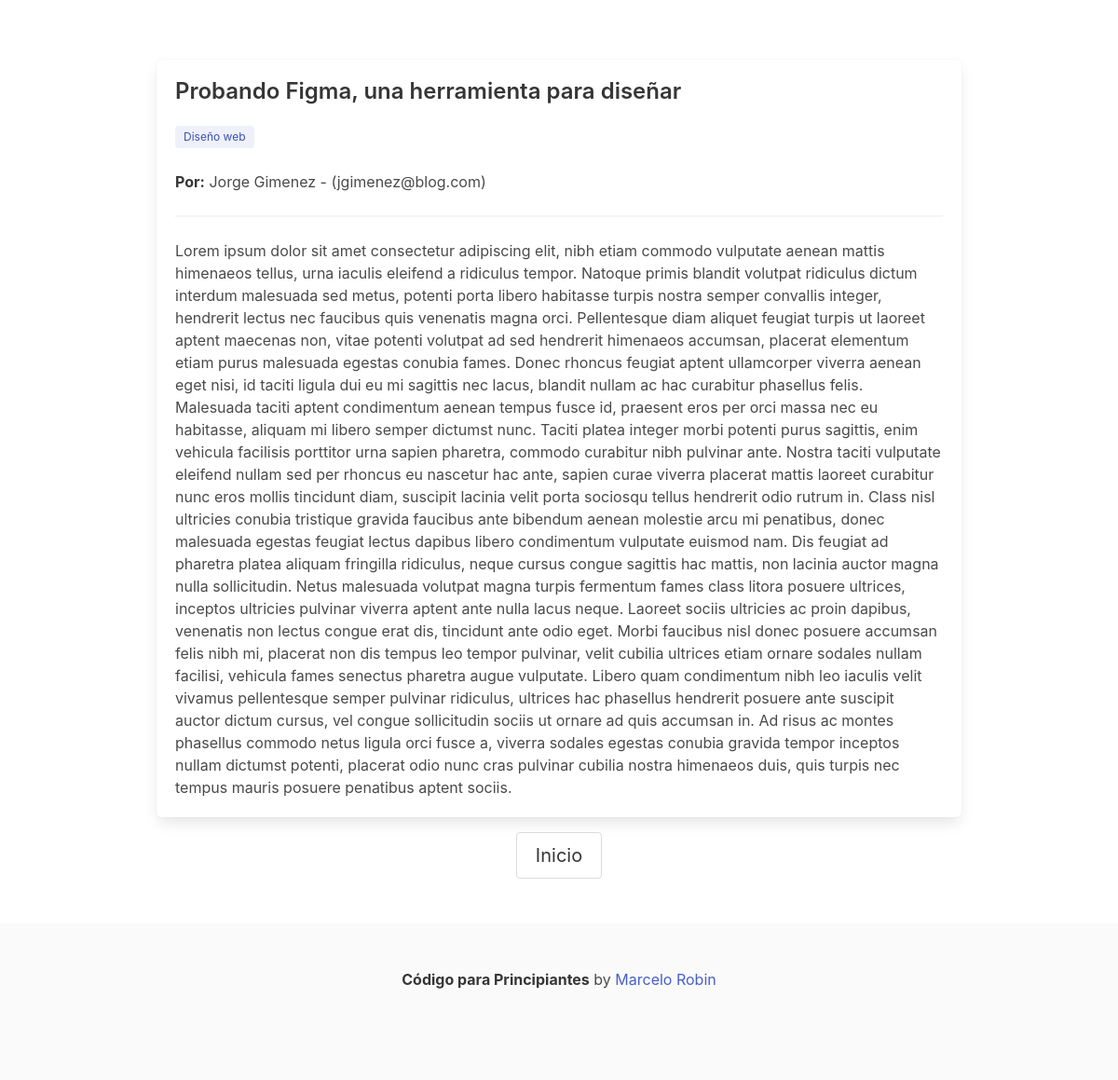
The page /post/probando-figma-una-herramienta-para-disenar/ on the database its author committed.
### blog/models.py (models this page shows, shortened)
class Post(models.Model):
    title = models.CharField(max_length=200, verbose_name='Título')
    slug = models.SlugField(unique=True, blank=True, verbose_name='Slug')
    category = models.ForeignKey(Category, on_delete=models.SET_NULL, null=True, blank=True, verbose_name='Categoría')
    body = models.TextField(verbose_name='Contenido')
    author = models.ForeignKey(User, on_delete=models.SET_NULL, null=True, blank=True, verbose_name='Autor')
    deleted = models.BooleanField(default=False, verbose_name='Eliminado')
    deleted_date = models.DateTimeField(null=True, blank=True, verbose_name='Fecha de eliminación')
    class Meta:
        verbose_name = 'Publicación'
        verbose_name_plural = 'Publicaciones'
        ordering = ['-id']

class Category(models.Model):
    name = models.CharField(max_length=100, verbose_name='Nombre')
    deleted = models.BooleanField(default=False, verbose_name='Eliminado')
    deleted_date = models.DateTimeField(null=True, blank=True, verbose_name='Fecha de eliminación')
    class Meta:
        verbose_name = 'Categoría'
        verbose_name_plural = 'Categorías'
        ordering = ['name']

### blog/views.py (the view)
# urls.py: path('post/<slug:slug>/', PostDetailView.as_view(), name='post_detail'),
class PostDetailView(DetailView):
    model = Post
    template_name = 'blog/post_detail.html'
    context_object_name = 'post'

### blog/templates/blog/post_detail.html
{% extends "blog/base.html" %}
{% block content %}
    <section class="section">
        <div class="container">
            <div class="box mt-4 is-rounded">
                <h2 class="title is-4">{{ post.title }}</h2>
                <div class="content">
                    <div class="tags">
                        <span class="tag is-link is-light">{{ post.category.name }}</span>
                    </div>
                    <p><strong>Por:</strong> {{ post.author.first_name }} {{ post.author.last_name }} - ({{ post.author.email }})</p>
                    <hr>
                    <p>{{ post.body }}</p>
                </div>
            </div>
        </div>
        <div class="has-text-centered">
            <a class="button is-medium mt-4" href="{% url 'home' %}">Inicio</a>
        </div>    </section>
{% endblock %}

### rows shown on the page
Post: title "Probando Figma, una herramienta para diseñar", category.name "Diseño web", author.first_name "Jorge", author.last_name "Gimenez", author.email "jgimenez@blog.com", body "Lorem ipsum dolor sit amet consectetur adipiscing elit, nibh etiam commodo vulputate aenean mattis himenaeos tellus, urna iaculis eleifend a ridiculus tempor. Natoque primis blandit volutpat ridiculus dictum interdum malesuada sed metus, potenti porta libero habitasse turpis nostra semper convallis integer, hendrerit lectus nec faucibus quis venenatis magna orci. Pellentesque diam aliquet feugiat turpis ut laoreet aptent maecenas non, vitae potenti volutpat ad sed hendrerit himenaeos accumsan, placerat elementum etiam purus malesuada egestas conubia fames. Donec rhoncus feugiat aptent ullamcorper viverra aenean eget nisi, id taciti ligula dui eu mi sagittis nec lacus, blandit nullam ac hac…"
